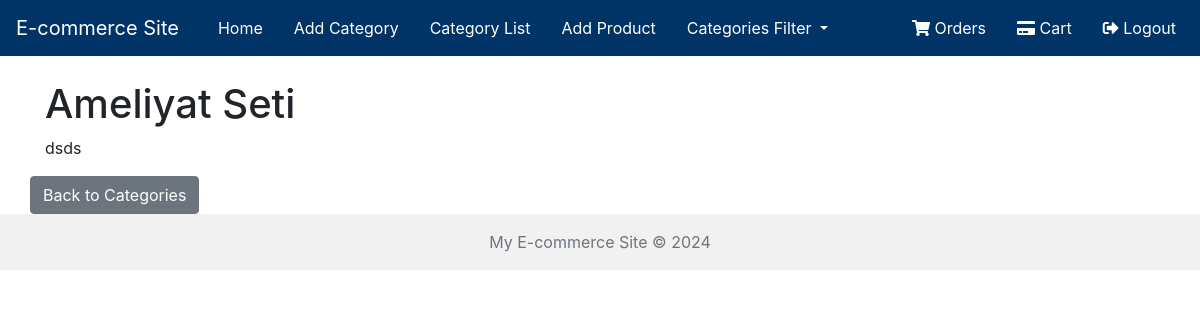
Before: /categories/10/ (signed in) with the older database file.
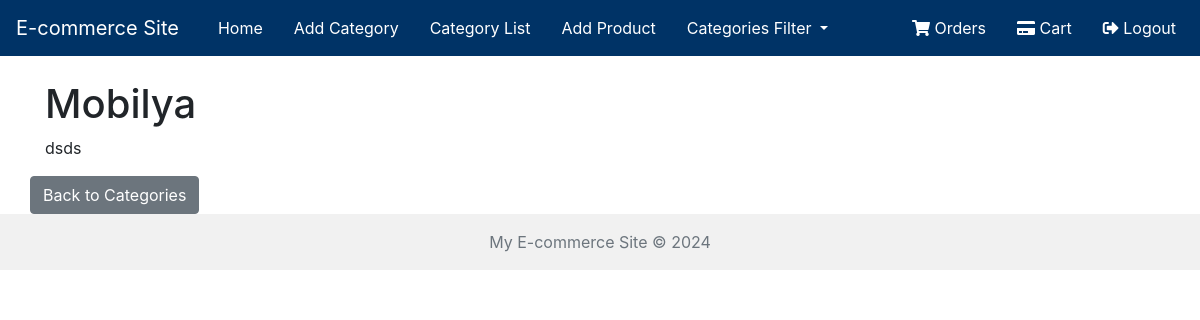
After: the same page with the newer database file.
### eshop/models.py (models this page shows, shortened)
class Category(models.Model):
    name=models.CharField(max_length=100)
    description= models.TextField(blank=True, null=True)

### eshop/views.py (the view)
# urls.py: path('categories/<int:category_id>/', category_detail, name='category_detail'),
def category_detail(request, category_id):
    category = get_object_or_404(Category, id=category_id)
    products = category.products.filter(available=True)
    return render(request, 'eshop/category_detail.html', {
        'category': category,
        'products': products
    })

### eshop/context_processors.py (called while the page is built)
def categories_processor(request):
    return {
        'categories':Category.objects.all()
    }

### eshop/templates/eshop/category_detail.html
{% extends "eshop/base_generic.html" %}
{% block content %}
<h1>{{ category.name }}</h1>
<p>{{ category.description }}</p>
<div class="row">
<a href="{% url 'category_list' %}" class="btn btn-secondary">Back to Categories</a>
</div>
{% endblock %}

Changed rows visible on the page:
changed Category "dsds": name "Ameliyat Seti" → "Mobilya"
